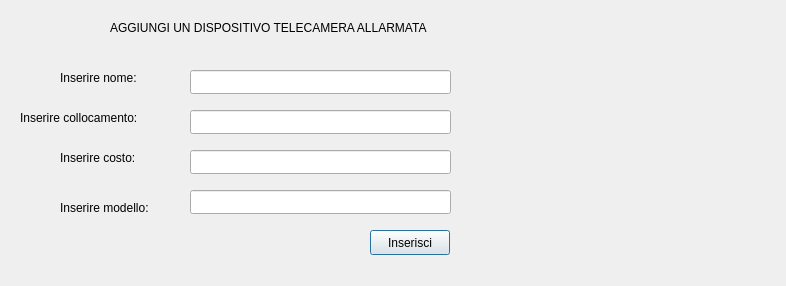
<?xml version="1.0" encoding="UTF-8"?>
<ui version="4.0">
 <class>Dialog_add_TelAll</class>
 <widget class="QDialog" name="Dialog_add_TelAll">
  <property name="geometry">
   <rect>
    <x>0</x>
    <y>0</y>
    <width>786</width>
    <height>286</height>
   </rect>
  </property>
  <property name="windowTitle">
   <string>Dialog</string>
  </property>
  <widget class="QLabel" name="label">
   <property name="geometry">
    <rect>
     <x>60</x>
     <y>70</y>
     <width>121</width>
     <height>16</height>
    </rect>
   </property>
   <property name="text">
    <string>Inserire nome:</string>
   </property>
  </widget>
  <widget class="QLineEdit" name="collocamento">
   <property name="geometry">
    <rect>
     <x>190</x>
     <y>110</y>
     <width>261</width>
     <height>24</height>
    </rect>
   </property>
  </widget>
  <widget class="QLabel" name="label_3">
   <property name="geometry">
    <rect>
     <x>110</x>
     <y>20</y>
     <width>341</width>
     <height>16</height>
    </rect>
   </property>
   <property name="text">
    <string>AGGIUNGI UN DISPOSITIVO TELECAMERA ALLARMATA</string>
   </property>
  </widget>
  <widget class="QLineEdit" name="nome">
   <property name="geometry">
    <rect>
     <x>190</x>
     <y>70</y>
     <width>261</width>
     <height>24</height>
    </rect>
   </property>
  </widget>
  <widget class="QLabel" name="label_2">
   <property name="geometry">
    <rect>
     <x>20</x>
     <y>110</y>
     <width>141</width>
     <height>16</height>
    </rect>
   </property>
   <property name="text">
    <string>Inserire collocamento:</string>
   </property>
  </widget>
  <widget class="QPushButton" name="inserisciAllarme">
   <property name="geometry">
    <rect>
     <x>370</x>
     <y>230</y>
     <width>80</width>
     <height>25</height>
    </rect>
   </property>
   <property name="text">
    <string>Inserisci</string>
   </property>
  </widget>
  <widget class="QLabel" name="elemIns">
   <property name="geometry">
    <rect>
     <x>490</x>
     <y>50</y>
     <width>231</width>
     <height>151</height>
    </rect>
   </property>
   <property name="text">
    <string/>
   </property>
  </widget>
  <widget class="QLabel" name="label_4">
   <property name="geometry">
    <rect>
     <x>60</x>
     <y>150</y>
     <width>121</width>
     <height>16</height>
    </rect>
   </property>
   <property name="text">
    <string>Inserire costo:</string>
   </property>
  </widget>
  <widget class="QLineEdit" name="costo">
   <property name="geometry">
    <rect>
     <x>190</x>
     <y>150</y>
     <width>261</width>
     <height>24</height>
    </rect>
   </property>
  </widget>
  <widget class="QLabel" name="label_5">
   <property name="geometry">
    <rect>
     <x>60</x>
     <y>200</y>
     <width>121</width>
     <height>16</height>
    </rect>
   </property>
   <property name="text">
    <string>Inserire modello:</string>
   </property>
  </widget>
  <widget class="QLineEdit" name="modello">
   <property name="geometry">
    <rect>
     <x>190</x>
     <y>190</y>
     <width>261</width>
     <height>24</height>
    </rect>
   </property>
  </widget>
  <widget class="QLabel" name="messaggio">
   <property name="geometry">
    <rect>
     <x>80</x>
     <y>230</y>
     <width>261</width>
     <height>21</height>
    </rect>
   </property>
   <property name="text">
    <string/>
   </property>
  </widget>
 </widget>
 <resources/>
 <connections/>
</ui>
